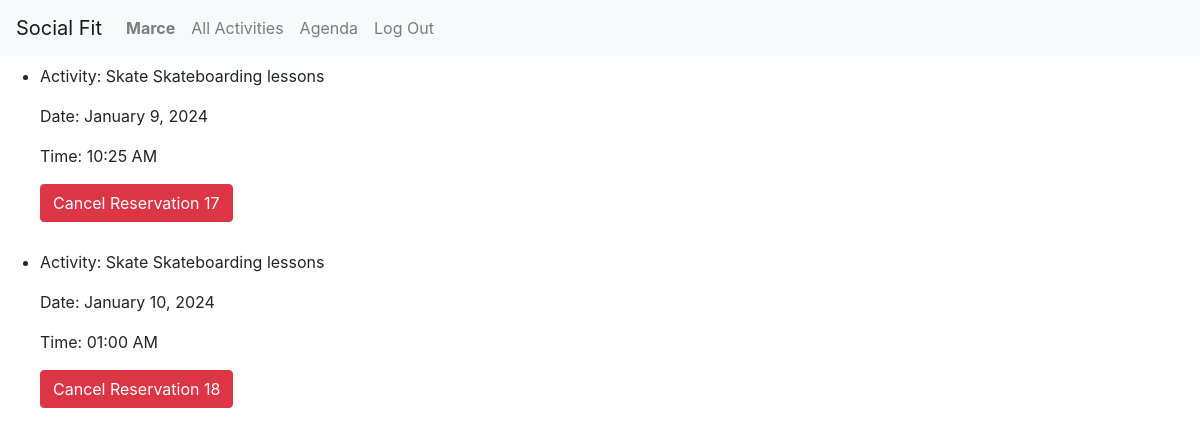
Page /agenda/ (signed in) on the committed database.
### booking/models.py (models this page shows, shortened)
class User(AbstractUser):
    pass
    def __str__(self):
        return f"{self.username}"

class ActivityReservation(models.Model):
    user = models.ForeignKey(User, on_delete=models.CASCADE)
    schedule = models.ForeignKey(ActivitySchedule, on_delete=models.CASCADE)
    timestamp = models.DateTimeField(null=True, default=timezone.now)
    def __str__(self):
        return f"{self.timestamp} {self.user} {self.timestamp}"

class ActivitySchedule(models.Model):
    activity = models.ForeignKey(Activity, on_delete=models.CASCADE)
    instructor = models.ForeignKey(User, on_delete=models.CASCADE, related_name='instructor_activities')
    date = models.DateTimeField(null=True)
    capacity = models.IntegerField(null=True)
    cost = models.IntegerField(null=True)
    description = models.TextField(null=True)
    active = models.BooleanField(default=True)
    reservations = models.ManyToManyField(User, through='ActivityReservation')

class Activity(models.Model):
    created_by = models.ForeignKey(User, on_delete=models.CASCADE, related_name='activity_owner')
    name = models.CharField(max_length=30)
    description = models.TextField()
    image = models.ImageField(upload_to = 'images/')
    active = models.BooleanField(default=True)
    def __str__(self):
        return f"{self.name} {self.description}"

### booking/views.py (the view, shortened to what this page needs)
# urls.py: path('agenda/', views.see_agenda, name='agenda'),
def see_agenda(request):
    current_user = request.user
    agendas = ActivityReservation.objects.filter(user=current_user)
    message = None
    id = 0
    print(agendas)
    id_int = int(id)
    print(id_int)
    print(agendas[0].schedule.id)
    print(id_int == agendas[1].schedule.id)
    return render(request, 'booking/agenda.html', {'agendas': agendas, 'message': message, 'id': id_int})

### booking/templates/booking/agenda.html (shortened to what this page needs)
{% extends "booking/layout.html" %}
{% block body %}
    <ul>
        {% for agenda in agendas %}
        <li style="margin-bottom: 20px;">
            <div>
                <p>Activity: {{ agenda.schedule.activity }}</p>
                <p>Date: {{ agenda.schedule.date|date:"F j, Y" }}</p>
                <p>Time: {{ agenda.schedule.date|time:"h:i A" }}</p>
            </div>
            <form method="POST">
                <button type="submit" name="action" value="cancel" class="btn btn-danger mb-2">Cancel Reservation {{ agenda.schedule.id}}</button>
            </form>
        </li>
        {% endfor %}
    </ul>
{% endblock %}

### booking/templates/booking/layout.html (shortened to what this page needs)
{% load static %}
<!DOCTYPE html>
<html lang="en">
    <head>
        <link rel="stylesheet" href="https://stackpath.bootstrapcdn.com/bootstrap/4.4.1/css/bootstrap.min.css">
        <link href="{% static 'booking/styles.css' %}" rel="stylesheet">
    </head>
    <body>
        <nav class="navbar navbar-expand-lg navbar-light bg-light">
            <a class="navbar-brand" href="{% url 'booking:index' %}">Social Fit</a>
            <div>
              <ul class="navbar-nav mr-auto">
                {% if user.is_authenticated %}
                    <li class="nav-item">
                        <a class="nav-link" href="{% url 'booking:profile' request.user.username %}"><strong>{{ user.username }}</strong></a>
                    </li>
                {% endif %}
                <li class="nav-item">
                  <a class="nav-link" href="{% url 'booking:all_activities' %}">All Activities</a>
                </li>
                {% if user.is_authenticated %}
                    <li class="nav-item">
                        <a class="nav-link" href="{% url 'booking:agenda' %}">Agenda</a>
                    </li>
                    <li class="nav-item">
                        <a class="nav-link" href="{% url 'booking:logout' %}">Log Out</a>
                    </li>
                {% endif %}
              </ul>
            </div>
          </nav>
        <div class="body">
            {% block body %}
            {% endblock %}
        </div>
    </body>
</html>

### rows in the picture
User: username "Marce"
ActivityReservation: schedule.activity "Skate Skateboarding lessons", schedule "January 9, 2024", schedule "10:25 AM", schedule.id "17"
ActivityReservation: schedule.activity "Skate Skateboarding lessons", schedule "January 10, 2024", schedule "01:00 AM", schedule.id "18"
